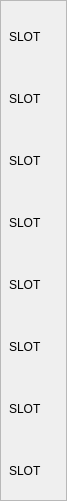
                <widget class="QFrame" name="GearFrameRight">
                 <property name="maximumSize">
                  <size>
                   <width>120</width>
                   <height>16777215</height>
                  </size>
                 </property>
                 <property name="autoFillBackground">
                  <bool>false</bool>
                 </property>
                 <property name="frameShape">
                  <enum>QFrame::StyledPanel</enum>
                 </property>
                 <property name="frameShadow">
                  <enum>QFrame::Raised</enum>
                 </property>
                 <widget class="QWidget" name="verticalLayoutWidget_7">
                  <property name="geometry">
                   <rect>
                    <x>0</x>
                    <y>0</y>
                    <width>58</width>
                    <height>492</height>
                   </rect>
                  </property>
                  <layout class="QVBoxLayout" name="Right_2">
                   <item>
                    <widget class="GearSlot" name="Slot111_17" native="true">
                     <property name="minimumSize">
                      <size>
                       <width>56</width>
                       <height>56</height>
                      </size>
                     </property>
                     <property name="maximumSize">
                      <size>
                       <width>56</width>
                       <height>56</height>
                      </size>
                     </property>
                     <layout class="QVBoxLayout" name="verticalLayout_30">
                      <item>
                       <widget class="QLabel" name="label_27">
                        <property name="sizePolicy">
                         <sizepolicy hsizetype="Fixed" vsizetype="Fixed">
                          <horstretch>0</horstretch>
                          <verstretch>0</verstretch>
                         </sizepolicy>
                        </property>
                        <property name="minimumSize">
                         <size>
                          <width>56</width>
                          <height>56</height>
                         </size>
                        </property>
                        <property name="maximumSize">
                         <size>
                          <width>56</width>
                          <height>56</height>
                         </size>
                        </property>
                        <property name="layoutDirection">
                         <enum>Qt::LeftToRight</enum>
                        </property>
                        <property name="text">
                         <string>SLOT</string>
                        </property>
                       </widget>
                      </item>
                     </layout>
                    </widget>
                   </item>
                   <item>
                    <widget class="GearSlot" name="Slot111_18" native="true">
                     <property name="minimumSize">
                      <size>
                       <width>56</width>
                       <height>56</height>
                      </size>
                     </property>
                     <property name="maximumSize">
                      <size>
                       <width>56</width>
                       <height>56</height>
                      </size>
                     </property>
                     <layout class="QVBoxLayout" name="verticalLayout_31">
                      <item>
                       <widget class="QLabel" name="label_28">
                        <property name="sizePolicy">
                         <sizepolicy hsizetype="Fixed" vsizetype="Fixed">
                          <horstretch>0</horstretch>
                          <verstretch>0</verstretch>
                         </sizepolicy>
                        </property>
                        <property name="minimumSize">
                         <size>
                          <width>56</width>
                          <height>56</height>
                         </size>
                        </property>
                        <property name="maximumSize">
                         <size>
                          <width>56</width>
                          <height>56</height>
                         </size>
                        </property>
                        <property name="layoutDirection">
                         <enum>Qt::LeftToRight</enum>
                        </property>
                        <property name="text">
                         <string>SLOT</string>
                        </property>
                       </widget>
                      </item>
                     </layout>
                    </widget>
                   </item>
                   <item>
                    <widget class="GearSlot" name="Slot111_19" native="true">
                     <property name="minimumSize">
                      <size>
                       <width>56</width>
                       <height>56</height>
                      </size>
                     </property>
                     <property name="maximumSize">
                      <size>
                       <width>56</width>
                       <height>56</height>
                      </size>
                     </property>
                     <layout class="QVBoxLayout" name="verticalLayout_32">
                      <item>
                       <widget class="QLabel" name="label_29">
                        <property name="sizePolicy">
                         <sizepolicy hsizetype="Fixed" vsizetype="Fixed">
                          <horstretch>0</horstretch>
                          <verstretch>0</verstretch>
                         </sizepolicy>
                        </property>
                        <property name="minimumSize">
                         <size>
                          <width>56</width>
                          <height>56</height>
                         </size>
                        </property>
                        <property name="maximumSize">
                         <size>
                          <width>56</width>
                          <height>56</height>
                         </size>
                        </property>
                        <property name="layoutDirection">
                         <enum>Qt::LeftToRight</enum>
                        </property>
                        <property name="text">
                         <string>SLOT</string>
                        </property>
                       </widget>
                      </item>
                     </layout>
                    </widget>
                   </item>
                   <item>
                    <widget class="GearSlot" name="Slot111_20" native="true">
                     <property name="minimumSize">
                      <size>
                       <width>56</width>
                       <height>56</height>
                      </size>
                     </property>
                     <property name="maximumSize">
                      <size>
                       <width>56</width>
                       <height>56</height>
                      </size>
                     </property>
                     <layout class="QVBoxLayout" name="verticalLayout_33">
                      <item>
                       <widget class="QLabel" name="label_30">
                        <property name="sizePolicy">
                         <sizepolicy hsizetype="Fixed" vsizetype="Fixed">
                          <horstretch>0</horstretch>
                          <verstretch>0</verstretch>
                         </sizepolicy>
                        </property>
                        <property name="minimumSize">
                         <size>
                          <width>56</width>
                          <height>56</height>
                         </size>
                        </property>
                        <property name="maximumSize">
                         <size>
                          <width>56</width>
                          <height>56</height>
                         </size>
                        </property>
                        <property name="layoutDirection">
                         <enum>Qt::LeftToRight</enum>
                        </property>
                        <property name="text">
                         <string>SLOT</string>
                        </property>
                       </widget>
                      </item>
                     </layout>
                    </widget>
                   </item>
                   <item>
                    <widget class="GearSlot" name="Slot111_21" native="true">
                     <property name="minimumSize">
                      <size>
                       <width>56</width>
                       <height>56</height>
                      </size>
                     </property>
                     <property name="maximumSize">
                      <size>
                       <width>56</width>
                       <height>56</height>
                      </size>
                     </property>
                     <layout class="QVBoxLayout" name="verticalLayout_34">
                      <item>
                       <widget class="QLabel" name="label_31">
                        <property name="sizePolicy">
                         <sizepolicy hsizetype="Fixed" vsizetype="Fixed">
                          <horstretch>0</horstretch>
                          <verstretch>0</verstretch>
                         </sizepolicy>
                        </property>
                        <property name="minimumSize">
                         <size>
                          <width>56</width>
                          <height>56</height>
                         </size>
                        </property>
                        <property name="maximumSize">
                         <size>
                          <width>56</width>
                          <height>56</height>
                         </size>
                        </property>
                        <property name="layoutDirection">
                         <enum>Qt::LeftToRight</enum>
                        </property>
                        <property name="text">
                         <string>SLOT</string>
                        </property>
                       </widget>
                      </item>
                     </layout>
                    </widget>
                   </item>
                   <item>
                    <widget class="GearSlot" name="Slot111_22" native="true">
                     <property name="minimumSize">
                      <size>
                       <width>56</width>
                       <height>56</height>
                      </size>
                     </property>
                     <property name="maximumSize">
                      <size>
                       <width>56</width>
                       <height>56</height>
                      </size>
                     </property>
                     <layout class="QVBoxLayout" name="verticalLayout_35">
                      <item>
                       <widget class="QLabel" name="label_32">
                        <property name="sizePolicy">
                         <sizepolicy hsizetype="Fixed" vsizetype="Fixed">
                          <horstretch>0</horstretch>
                          <verstretch>0</verstretch>
                         </sizepolicy>
                        </property>
                        <property name="minimumSize">
                         <size>
                          <width>56</width>
                          <height>56</height>
                         </size>
                        </property>
                        <property name="maximumSize">
                         <size>
                          <width>56</width>
                          <height>56</height>
                         </size>
                        </property>
                        <property name="layoutDirection">
                         <enum>Qt::LeftToRight</enum>
                        </property>
                        <property name="text">
                         <string>SLOT</string>
                        </property>
                       </widget>
                      </item>
                     </layout>
                    </widget>
                   </item>
                   <item>
                    <widget class="GearSlot" name="Slot111_23" native="true">
                     <property name="minimumSize">
                      <size>
                       <width>56</width>
                       <height>56</height>
                      </size>
                     </property>
                     <property name="maximumSize">
                      <size>
                       <width>56</width>
                       <height>56</height>
                      </size>
                     </property>
                     <layout class="QVBoxLayout" name="verticalLayout_36">
                      <item>
                       <widget class="QLabel" name="label_33">
                        <property name="sizePolicy">
                         <sizepolicy hsizetype="Fixed" vsizetype="Fixed">
                          <horstretch>0</horstretch>
                          <verstretch>0</verstretch>
                         </sizepolicy>
                        </property>
                        <property name="minimumSize">
                         <size>
                          <width>56</width>
                          <height>56</height>
                         </size>
                        </property>
                        <property name="maximumSize">
                         <size>
                          <width>56</width>
                          <height>56</height>
                         </size>
                        </property>
                        <property name="layoutDirection">
                         <enum>Qt::LeftToRight</enum>
                        </property>
                        <property name="text">
                         <string>SLOT</string>
                        </property>
                       </widget>
                      </item>
                     </layout>
                    </widget>
                   </item>
                   <item>
                    <widget class="GearSlot" name="Slot111_24" native="true">
                     <property name="minimumSize">
                      <size>
                       <width>56</width>
                       <height>56</height>
                      </size>
                     </property>
                     <property name="maximumSize">
                      <size>
                       <width>56</width>
                       <height>56</height>
                      </size>
                     </property>
                     <layout class="QVBoxLayout" name="verticalLayout_37">
                      <item>
                       <widget class="QLabel" name="label_34">
                        <property name="sizePolicy">
                         <sizepolicy hsizetype="Fixed" vsizetype="Fixed">
                          <horstretch>0</horstretch>
                          <verstretch>0</verstretch>
                         </sizepolicy>
                        </property>
                        <property name="minimumSize">
                         <size>
                          <width>56</width>
                          <height>56</height>
                         </size>
                        </property>
                        <property name="maximumSize">
                         <size>
                          <width>56</width>
                          <height>56</height>
                         </size>
                        </property>
                        <property name="layoutDirection">
                         <enum>Qt::LeftToRight</enum>
                        </property>
                        <property name="text">
                         <string>SLOT</string>
                        </property>
                       </widget>
                      </item>
                     </layout>
                    </widget>
                   </item>
                  </layout>
                 </widget>
                </widget>
